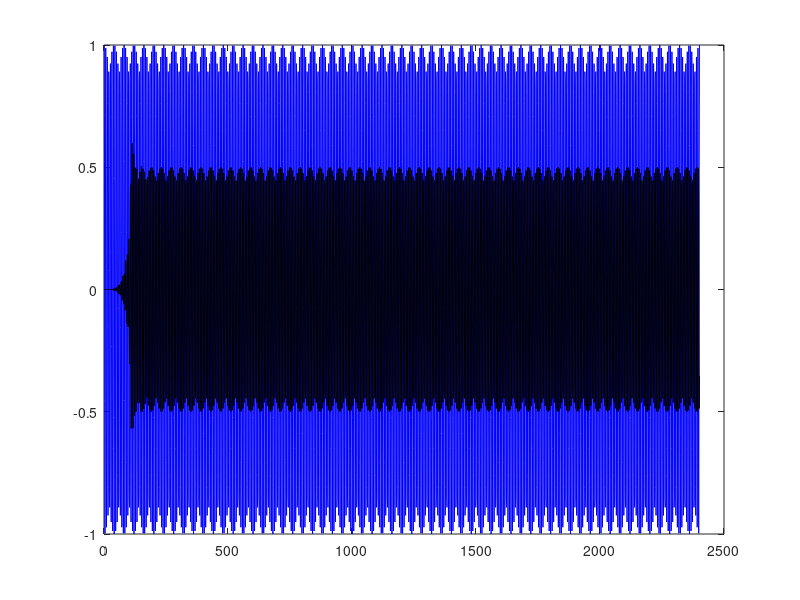

Recreate this plot in MATLAB.
%% Testador de Filtros

clear;
clc;

%%teste do filtro->carrega o arquivo
load('filtro_passa_faixa');
%% sinal de entrada

f0=1300;             %%testar com 700, 900, 1000, 1200, 1400
fs=8000;

n=0:2400; 

x=cos(2*pi*f0*n/fs); 

%%filtragem
y=filter(hf,1,x);

f1=figure;a1=axes;
plot(x,'b');hold on; plot(y,'k');
